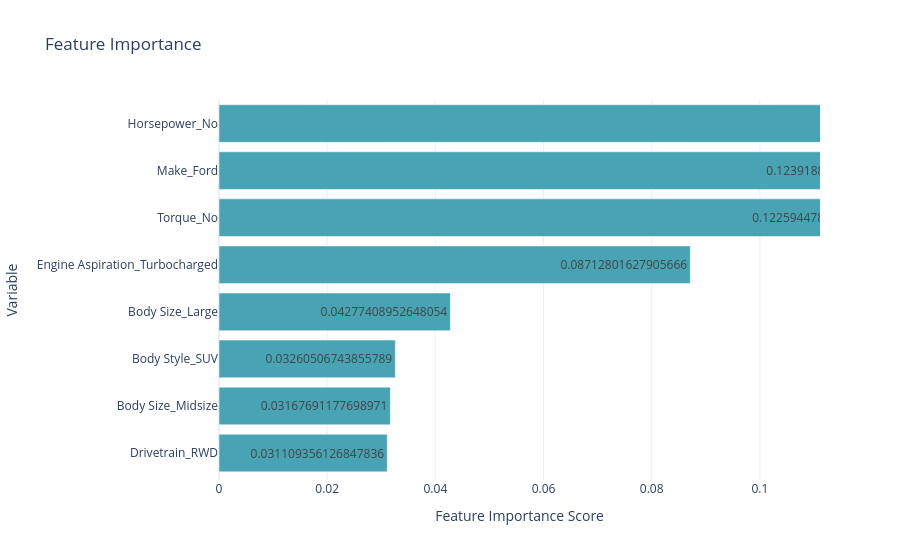

The cell this chart's notebook holds for it:
### Markdown cell above
#### 8.4. Creating the Bar Graph

### Code cell
# creating our Bar chart

# Sort feature importance DataFrame by 'Feature Importance Score'
final_fi_sorted = final_fi.sort_values(by='Feature Importance Score', ascending=True)

# Create interactive bar chart with Plotly
fig = px.bar(
    final_fi_sorted,
    x='Feature Importance Score',
    y='Variable',
    orientation='h',
    title="Feature Importance",
    labels={'Feature Importance Score': 'Importance', 'Variable': 'Feature'},
    text='Feature Importance Score',
    color_discrete_sequence=['#48a3b4']  # Custom bar color
)
fig.update_layout(
    xaxis_title="Feature Importance Score",
    yaxis_title="Variable",
    template="plotly_white",
    height=500
)
# st.plotly_chart(fig, use_container_width=True)

fig.show()

### Figure 1 — Plotly figure (JSON) as saved in the notebook; plotly's stock layout.template omitted (floating-point values rounded to 4 significant figures)
{"data": [{"alignmentgroup": "True", "hovertemplate": "Importance=%{text}<br>Feature=%{y}<extra></extra>", "legendgroup": "", "marker": {"color": "#48a3b4", "pattern": {"shape": ""}}, "name": "", "offsetgroup": "", "orientation": "h", "showlegend": false, "text": [0, 0, 0.0003294, 0.0003294, 0.0004537, 0.0008973, 0.0009683, 0.0009882, 0.001469, 0.001891, 0.002122, 0.003079, 0.004048, 0.00506, 0.006226, 0.007297, 0.007608, 0.01267, 0.01353, 0.01885, 0.0213, 0.02131, 0.02147, 0.02289, 0.0247, 0.02533, 0.02809, 0.02833, 0.03111, 0.03168, 0.03261, 0.04277, 0.08713, 0.1226, 0.1239, 0.247], "textposition": "auto", "type": "bar", "x": [0, 0, 0.0003294, 0.0003294, 0.0004537, 0.0008973, 0.0009683, 0.0009882, 0.001469, 0.001891, 0.002122, 0.003079, 0.004048, 0.00506, 0.006226, 0.007297, 0.007608, 0.01267, 0.01353, 0.01885, 0.0213, 0.02131, 0.02147, 0.02289, 0.0247, 0.02533, 0.02809, 0.02833, 0.03111, 0.03168, 0.03261, 0.04277, 0.08713, 0.1226, 0.1239, 0.247], "xaxis": "x", "y": ["Engine Aspiration_Twincharged", "Engine Aspiration_Supercharged", "Body Style_Hatchback", "Drivetrain_FWD", "Make_Aston Martin", "Body Style_Cargo Minivan", "Body Style_Passenger Minivan", "Body Style_Passenger Van", "Body Style_Convertible SUV", "Transmission_manual", "Transmission_automatic", "Body Style_Wagon", "Engine Aspiration_Electric Motor", "Engine Aspiration_Twin-Turbo", "Make_Nissan", "Body Style_Convertible", "Body Style_Coupe", "Make_Bentley", "Make_BMW", "Body Style_Sedan", "Body Size_Compact", "Make_Mercedes-Benz", "Body Style_Pickup Truck", "Make_Audi", "Body Style_Cargo Van", "Drivetrain_AWD", "Drivetrain_4WD", "Engine Aspiration_Naturally Aspirated", "Drivetrain_RWD", "Body Size_Midsize", "Body Style_SUV", "Body Size_Large", "Engine Aspiration_Turbocharged", "Torque_No", "Make_Ford", "Horsepower_No"], "yaxis": "y"}], "layout": {"autosize": true, "barmode": "relative", "legend": {"tracegroupgap": 0}, "title": {"text": "Feature Importance"}, "xaxis": {"anchor": "y", "autorange": false, "domain": [0, 1], "range": [0, 0.1111], "title": {"text": "Feature Importance Score"}, "type": "linear"}, "yaxis": {"anchor": "x", "autorange": false, "domain": [0, 1], "range": [27.43, 35.5], "title": {"text": "Variable"}, "type": "category"}}}
